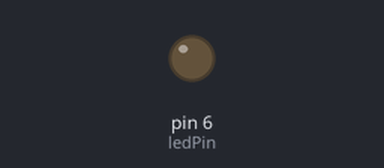
A sketch run on a simulated Arduino Uno, built with avr-gcc and run on an emulated ATmega328P. On the bench: output pins drawn as LEDs (lit = HIGH).

Above: at 0.05 s.
At 1.2 s:
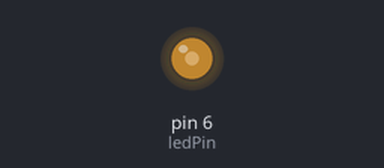
At 2.35 s:
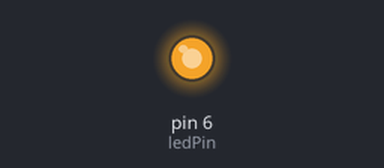
At 4.65 s:
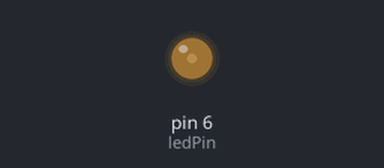
Timing chart, 0 to 6.6 s (numbered marks = the images above):
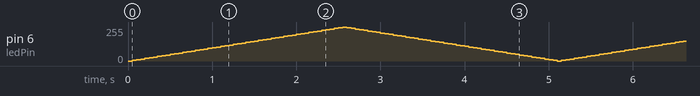

The sketch:

arduino-uno-PWM-led-brightness-control.ino
```cpp
const int ledPin = 6; // Pin connected to the LED
int brightness = 0;   // Initial brightness level
int fadeAmount = 5;   // Amount to increment or decrement the brightness

void setup() {
  pinMode(ledPin, OUTPUT); // Set the LED pin as an output
}

void loop() {
  // Increase brightness
  analogWrite(ledPin, brightness);

  // Change the brightness direction when limits are reached
  brightness += fadeAmount;
  if (brightness <= 0 || brightness >= 255) {
    fadeAmount = -fadeAmount; // Reverse the direction
  }

  // Delay to control the speed of the fade
  delay(50); // You can adjust this value to change the fade speed
}
```
